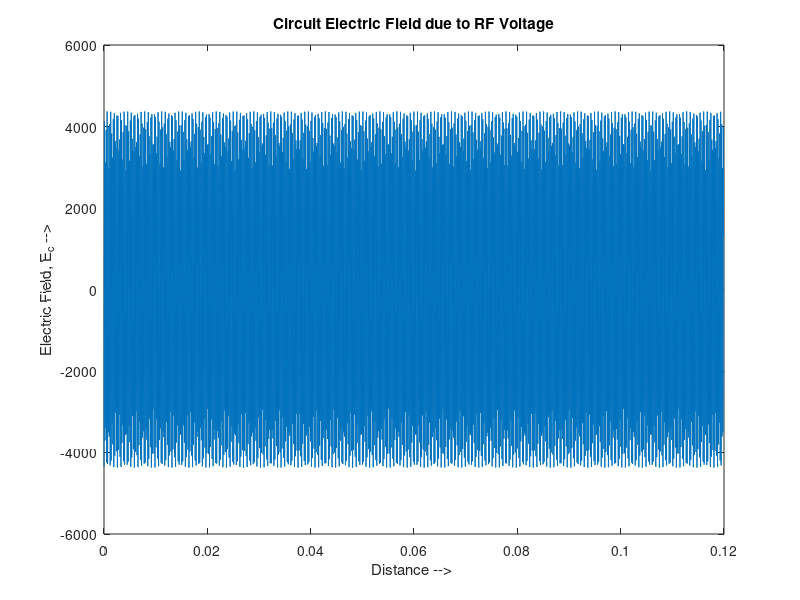
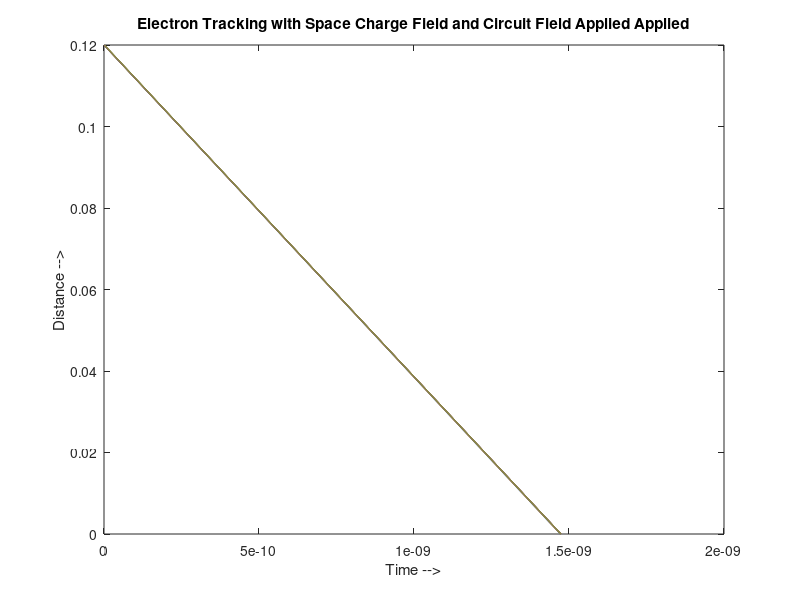
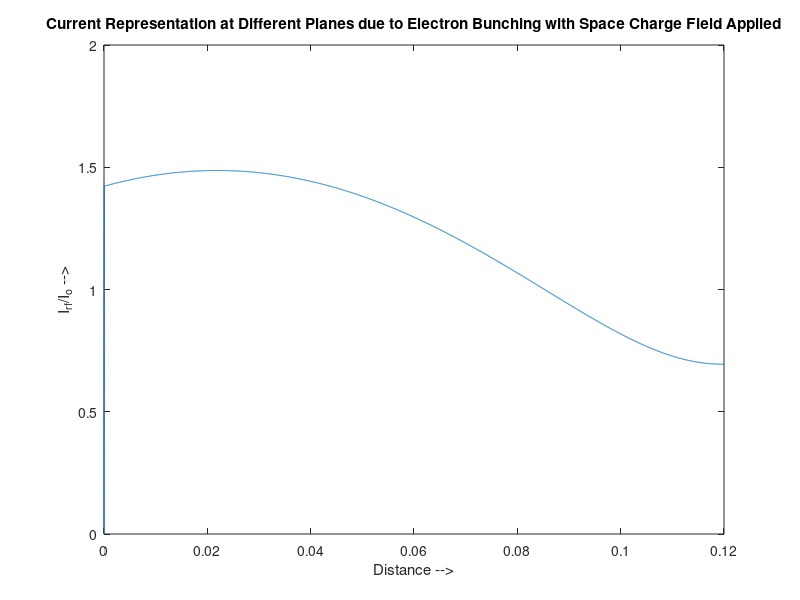
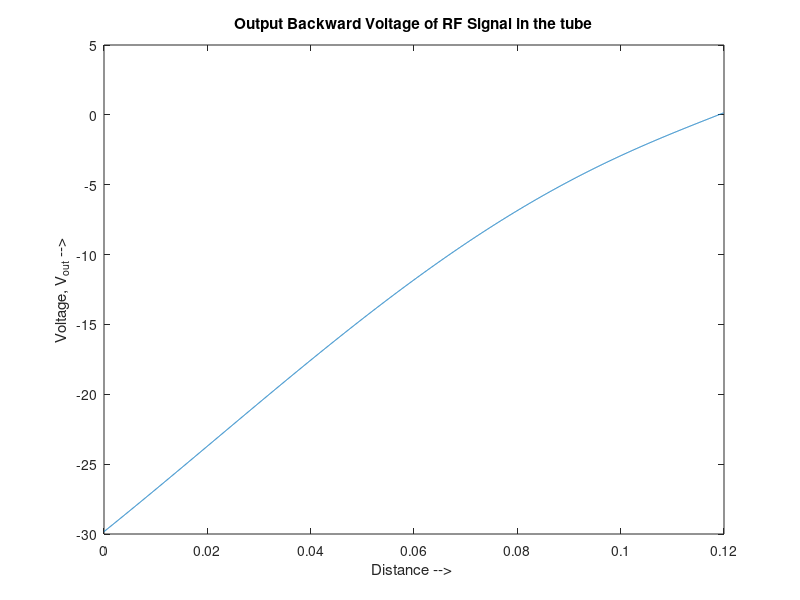

Source code (MATLAB) for these figures, in order:
%________________________________________________
%Simulation Code for Staggered Double Vane       |
%Backward Wave Amplifier (No SCF)                |
%________________________________________________|
%Author: Aakash Bansal                           |
%Dated : 13th July 2017                          |
%Place : MWT Division, CSIR-CEERI, Pilani        |
%Guide : Dr. Vishnu Srivastava, Emeritus Sci.    |
%________________________________________________|

close all
clear all
clc

%________________________________________________
%Constant Values                                 |
%________________________________________________|
c = 299792458;      %Speed of Light              |
e = 1.6*10^(-19);   %Electron Charge             |
ms = 9.11*10^(-31);  %Mass of Electron           |
ep0=8.85*10^(-12);  %Permittivity of Free Space  |
%________________________________________________|

%________________________________________________ 
%Variable Values                                 |
%________________________________________________|
F = 220000000000;   %Operating Frequency         |
I = 100;             %Beam Current in mA          |
V = 20;             %Beam Voltage in kV          |
BW= 50660000000;    %BandWidth of the RF Signal  |
Beam_T = 100;       %Beam Thickness in um        |
Beam_W = 600;       %Beam Width in um            |
ND = 12;            %Number of Disc(or electrons)|
NZ = 8;             %Number of Steps per Lambda_e|
Ln = 0.12;         %Length of Tube in m         |
Pin= 0.01;         %Input Power of RF Signal    |
%________________________________________________|
BeamT = Beam_T/1000000;
BeamW = Beam_W/1000000;
I0 = I/1000;
% Calculating Beam Velocity
% Using Equation 1 specified in the documentation
u0 = c*sqrt(1-1/(1+(V/511))^2);
% Calculating Pitch
Pitch = 0.00014;
% Calculating Axial Propagation Constant 
% Using equation 2 specified in the documentation
Beta = 1.4*pi/Pitch;

vp = 2*pi*F/Beta;

% Calculating Gap
Gap = 0.3*Pitch;
% Calculating Vane Thickness
V_Thick = Pitch - Gap;
% Calculating Beam Tunnel Height
A = 1/Beta;
B_T_Height = 2*A;
% Calculating Vane Height
V_Height = 3 * B_T_Height;
% Calculating Total Height
H = (2*V_Height) + B_T_Height;
% Calculating upper and lower cutoff frequency
Fu = F + BW/2;
Fl = F - BW/2;
% Calculating Width of the Rectangular Waveguide
W = c/(2*Fl);
% Calculating Current Density
J = (I0)/(BeamT*BeamW);
% Calculating Wavelength
Lambda = 2*pi/Beta;
% Calculating Charge
q = (J*BeamT*BeamW)/(ND*6*F);
% Calculating Impedance - This is for Helix and needs to be updated for
% staggered later
k = 2*pi*F/c;
Gamma = sqrt((Beta^2) - (k^2));
% N is SlowDown Factor
N = Beta/k;
a = 2*A;
num = (((besseli(0,(Gamma*a)))^2)-((besseli(1,(Gamma*a)))^2))*N;
den = ((2*(besseli(0,(Gamma*a)))*(besseli(1,(Gamma*a))))-((besseli(0,(Gamma*a)))^2)+((besseli(1,(Gamma*a)))^2));
%Z = (120/(Gamma*a))*((Gamma^4)/(Beta^4))*(num/den);
Z = 0.9675;
% Initializing Conditions at plane, k=1

dz = u0/(F*NZ);
NS = round(Ln/dz);

for x=1:ND
    pos(NS,x) = x*dz;
    t(NS,x) = (x-1)*Lambda/(ND*u0);
    ui(NS,x) = u0 - u0*0.001*sin(2*pi*F*t(NS,x));
    % Modulated Velocity
    uine(NS,x) = 1/ui(NS,x);
    % Unmodulated Velocity
    %uine(1,x) = 1/u0;
end

z(1) = 0;
Acc_E(1,:) = 0;

Vin_N(NS) = sqrt(2*Z*Pin);
Z_Ln = 0:Ln/NS:Ln;
irf(1) = 0;
current_constant = 2*F*q;
ang_f = 2*pi*F;
dVin_N = 0;
curr_const2(1:NS) = 0;
Ec(NS) = Beta*sqrt(2*Z*Pin);

for k = 1:NS-1  
    Ec(NS-k) = Ec(NS-k+1)*exp(1i*Beta*Ln/NS);
end

for k = 1:NS-1
    for x = 1:ND
        Ec(NS-k) = Ec(NS-k)*exp(1i*ang_f*t(NS-k+1,x));
         Acc_E(NS-k,x) = (e*Ec(NS-k)/ms)*((1-(u0/c)^2)^(3/2))*((uine(NS-k+1,x))^3)/10^12;
         uine(NS-k,x) = uine(NS-k+1,x) + dz*Acc_E(NS-k,x);
         t(NS-k,x) = (t(NS-k+1,x) + dz*uine(NS-k+1,x));
         pos(NS-k,x) = t(NS-k,x)/uine(NS-k,x);
         curr_const2(NS-k+1) = curr_const2(NS-k+1) + (sin(3*ang_f*BeamT*0.5/u0)/(3*ang_f*BeamT*0.5/u0))*exp(-1i*3*ang_f*t(NS-k+1,x));
    end
    Vin_N(NS-k) = ((Vin_N(NS-k+1)) + (dVin_N));
    Pout_N(NS-k) = abs(Vin_N(NS-k))*abs(Vin_N(NS-k))/(2*Z);
    Gain(NS-k) = 10*log10(Pout_N(NS-k)/Pin);
    z(k+1) = z(k) + dz;
    if(Pin == 0)
        irf(NS-k+1) = 0;
    else
        irf(NS-k+1) = 10*current_constant*curr_const2(NS-k+1);
    end
    Tou_e = (-1/dz)*log((irf(NS-k+1)/irf(NS-k)));
    dVin_N = (-Z/2)*abs(irf(NS-k+1))*((1-exp(Beta*dz)/exp(-1*Tou_e*dz))/(1+Beta/Tou_e));
end

figure;
plot(Z_Ln(1:NS-1),real(Ec(1:NS-1)));
title('Circuit Electric Field due to RF Voltage');
ylabel('Electric Field, E_c -->');
xlabel('Distance --> ');

figure;
for x = 1:ND
    plot(t(:,x),z);
    hold on
end
title('Electron Tracking with Space Charge Field and Circuit Field Applied Applied');
xlabel('Time -->');
ylabel('Distance -->');

figure;
plot(z(1:NS-1),5*abs(irf(1:NS-1)/I0));
title('Current Representation at Different Planes due to Electron Bunching with Space Charge Field Applied');
xlabel('Distance -->');
ylabel('I_r_f/I_o -->');

figure;
plot(Z_Ln(1:NS-1),(Vin_N(1:NS-1)));
title('Output Backward Voltage of RF Signal in the tube');
xlabel('Distance --> ');
ylabel('Voltage, V_o_u_t -->');

figure;
plot(Z_Ln(1:NS-1),10*log10(Pout_N(1:NS-1)));
title('Output Backward Power of RF Signal in the tube');
xlabel('Distance --> ');
ylabel('Output Power, P_o_u_t (dB)-->');

figure;
plot(Z_Ln(1:NS-1),(Pout_N(1:NS-1)));
title('Output Backward Power of RF Signal in the tube');
xlabel('Distance --> ');
ylabel('Output Power, P_o_u_t -->');

figure;
plot(Z_Ln(1:NS-1),Gain);